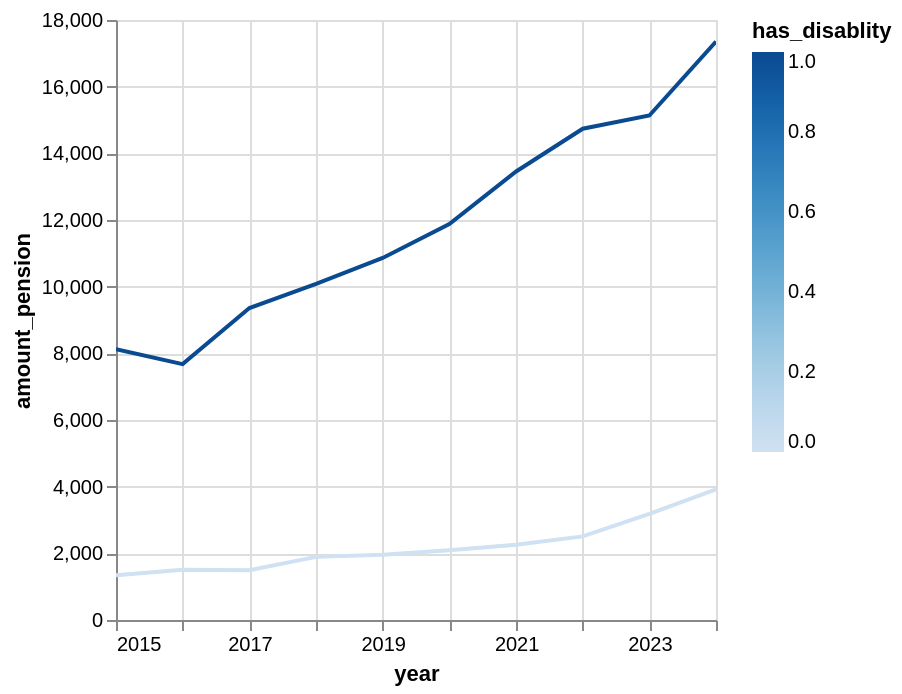

Source (notebook cell):
### Code cell
visualize('amount_pension')

### Figure 1 — Vega-Lite specification as saved in the notebook (floating-point values rounded to 4 significant figures)
{"config": {"view": {"continuousWidth": 300, "continuousHeight": 300}}, "data": {"name": "data-d2ec0fe3ffd44ee32a58db7eea98d6f8"}, "mark": {"type": "line", "tooltip": true}, "encoding": {"color": {"field": "has_disablity", "type": "quantitative"}, "x": {"field": "year", "type": "temporal"}, "y": {"field": "amount_pension", "type": "quantitative"}}, "params": [{"name": "param_1e9efca18e7a2868", "select": {"type": "interval", "encodings": ["x", "y"]}, "bind": "scales"}], "$schema": "https://vega.github.io/schema/vega-lite/v6.1.0.json", "datasets": {"data-d2ec0fe3ffd44ee32a58db7eea98d6f8": [{"year": "2015-01-01T00:00:00", "has_disablity": 0, "amount_pension": 1340.0}, {"year": "2017-01-01T00:00:00", "has_disablity": 1, "amount_pension": 9358.0}, {"year": "2019-01-01T00:00:00", "has_disablity": 1, "amount_pension": 10860.0}, {"year": "2017-01-01T00:00:00", "has_disablity": 0, "amount_pension": 1492.0}, {"year": "2015-01-01T00:00:00", "has_disablity": 1, "amount_pension": 8121.0}, {"year": "2021-01-01T00:00:00", "has_disablity": 1, "amount_pension": 13450.0}, {"year": "2018-01-01T00:00:00", "has_disablity": 0, "amount_pension": 1894.0}, {"year": "2016-01-01T00:00:00", "has_disablity": 1, "amount_pension": 7676.0}, {"year": "2021-01-01T00:00:00", "has_disablity": 0, "amount_pension": 2260.0}, {"year": "2022-01-01T00:00:00", "has_disablity": 0, "amount_pension": 2508.0}, {"year": "2022-01-01T00:00:00", "has_disablity": 1, "amount_pension": 14740.0}, {"year": "2020-01-01T00:00:00", "has_disablity": 0, "amount_pension": 2095.0}, {"year": "2018-01-01T00:00:00", "has_disablity": 1, "amount_pension": 10080.0}, {"year": "2020-01-01T00:00:00", "has_disablity": 1, "amount_pension": 11880.0}, {"year": "2024-01-01T00:00:00", "has_disablity": 1, "amount_pension": 17350.0}, {"year": "2023-01-01T00:00:00", "has_disablity": 1, "amount_pension": 15140.0}, {"year": "2023-01-01T00:00:00", "has_disablity": 0, "amount_pension": 3182.0}, {"year": "2019-01-01T00:00:00", "has_disablity": 0, "amount_pension": 1958.0}, {"year": "2024-01-01T00:00:00", "has_disablity": 0, "amount_pension": 3922.0}, {"year": "2016-01-01T00:00:00", "has_disablity": 0, "amount_pension": 1511.0}]}}
